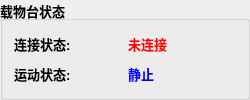
               <widget class="QGroupBox" name="groupBoxStageStatus">
                <property name="sizePolicy">
                 <sizepolicy hsizetype="Fixed" vsizetype="Preferred">
                  <horstretch>0</horstretch>
                  <verstretch>0</verstretch>
                 </sizepolicy>
                </property>
                <property name="minimumSize">
                 <size>
                  <width>250</width>
                  <height>0</height>
                 </size>
                </property>
                <property name="font">
                 <font>
                  <pointsize>10</pointsize>
                  <bold>true</bold>
                 </font>
                </property>
                <property name="title">
                 <string>载物台状态</string>
                </property>
                <layout class="QGridLayout" name="gridLayout_stageStatus">
                 <item row="1" column="0">
                  <widget class="QLabel" name="labelStageStatusTitle">
                   <property name="text">
                    <string>运动状态:</string>
                   </property>
                  </widget>
                 </item>
                 <item row="0" column="1">
                  <widget class="QLabel" name="labelStageConnection">
                   <property name="styleSheet">
                    <string>color: red; font-weight: bold;</string>
                   </property>
                   <property name="text">
                    <string>未连接</string>
                   </property>
                  </widget>
                 </item>
                 <item row="0" column="0">
                  <widget class="QLabel" name="labelStageConnectionTitle">
                   <property name="text">
                    <string>连接状态:</string>
                   </property>
                  </widget>
                 </item>
                 <item row="1" column="1">
                  <widget class="QLabel" name="labelStageMovingStatus">
                   <property name="styleSheet">
                    <string>color: blue;</string>
                   </property>
                   <property name="text">
                    <string>静止</string>
                   </property>
                  </widget>
                 </item>
                </layout>
               </widget>
